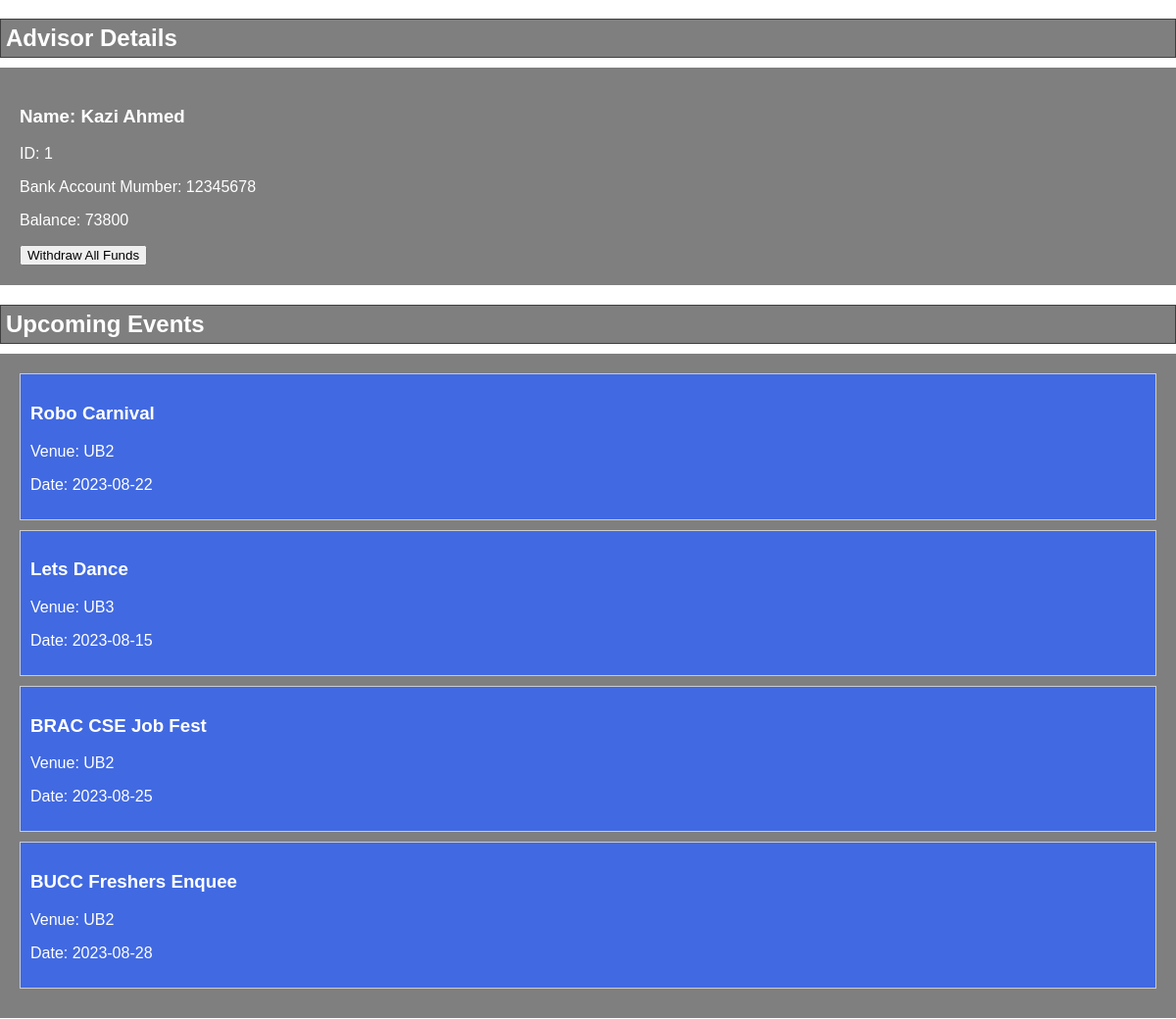
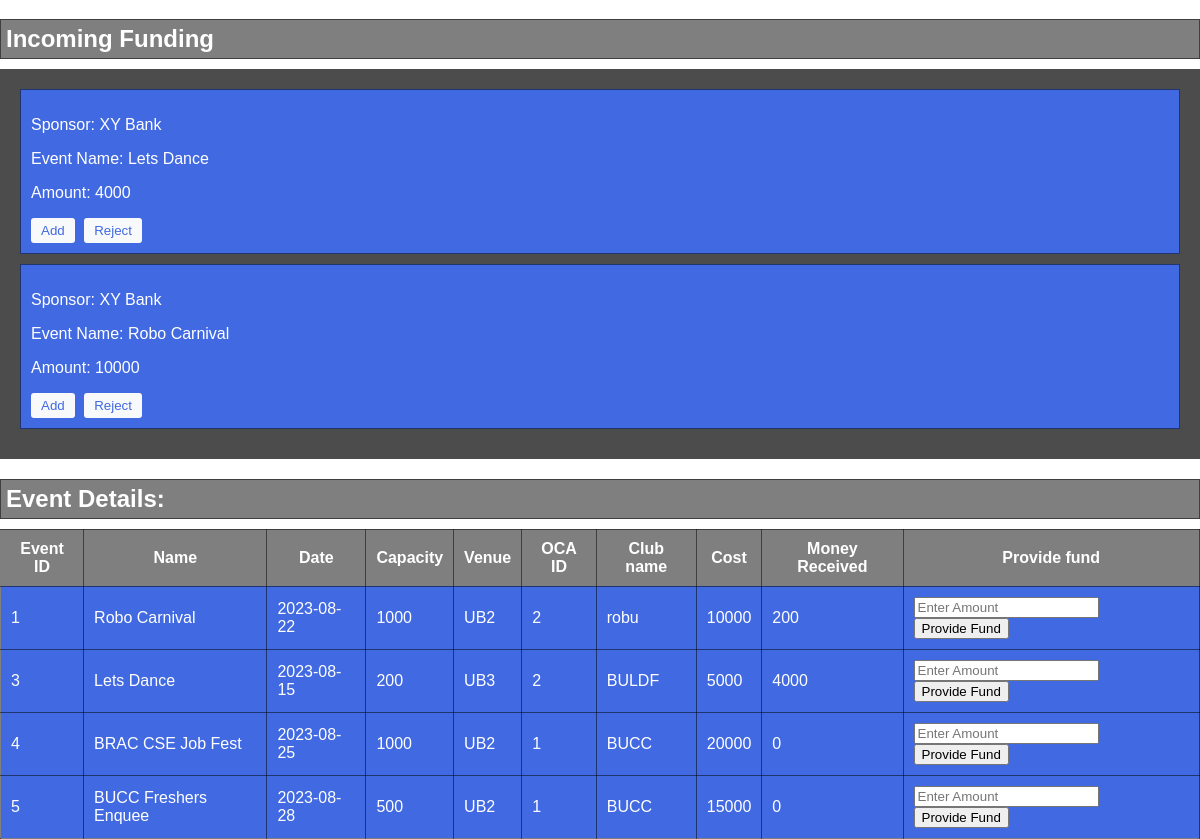
The app's page /advisorview.php (lower part), older data (2 pictures, top to bottom).
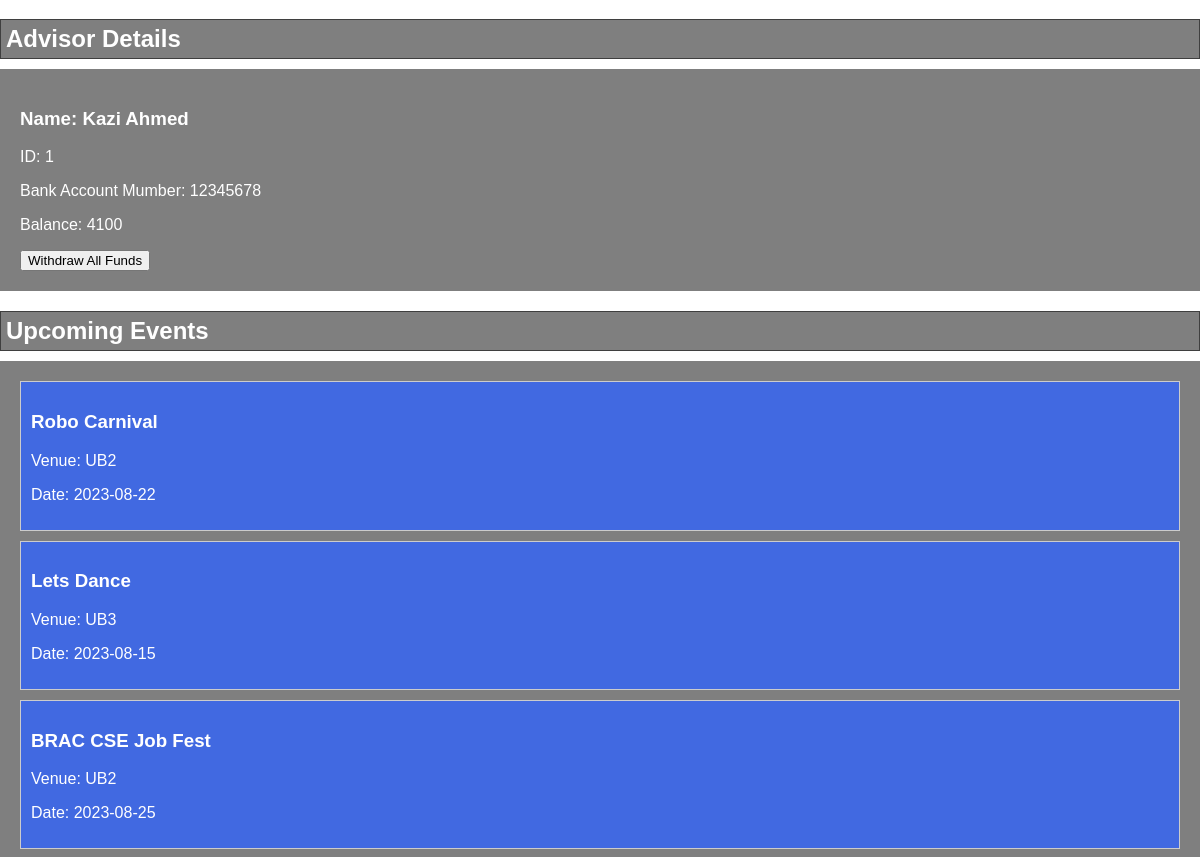
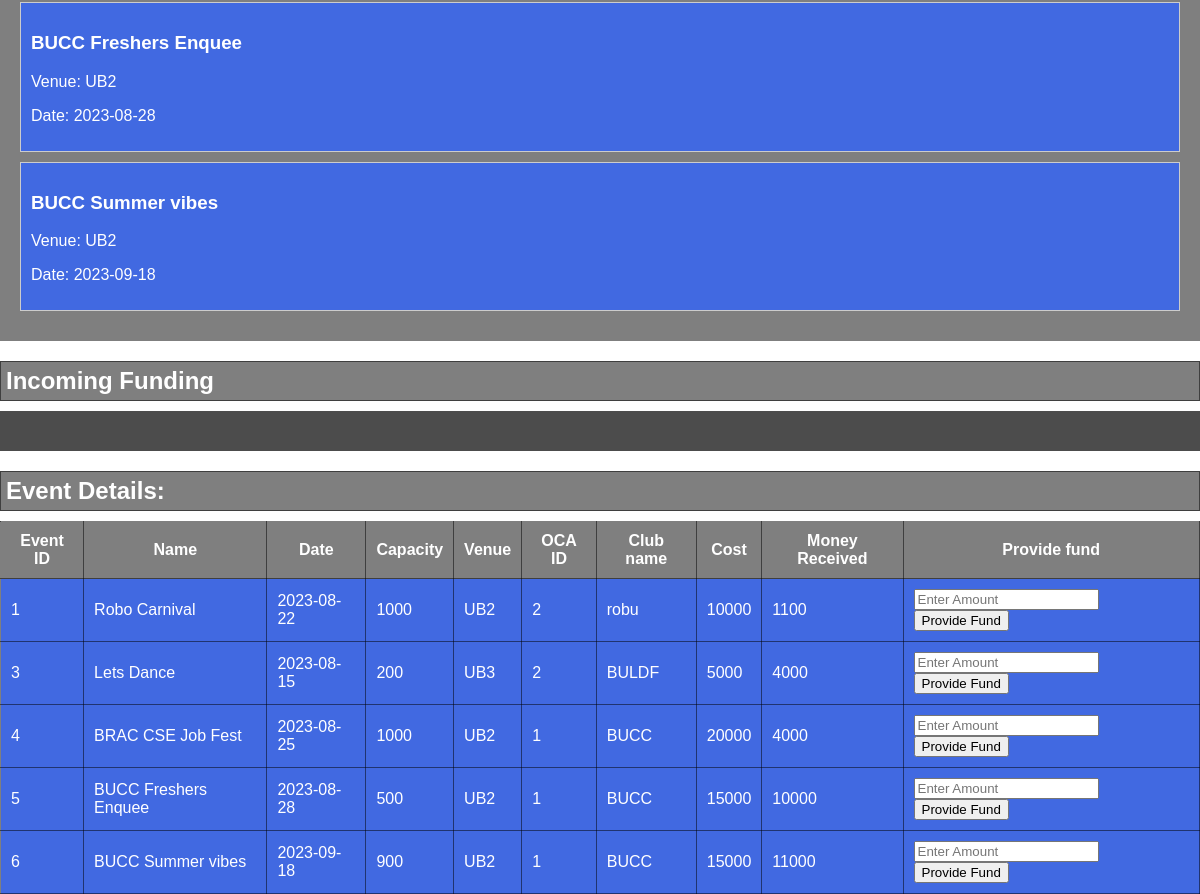
The same page, newer data (2 pictures, top to bottom).
### tables this page shows
CREATE TABLE `advisor` (
  `email` varchar(40) NOT NULL,
  `name` varchar(40) NOT NULL,
  `pin` int(11) NOT NULL,
  `id` int(11) NOT NULL,
  `Bank_account` int(11) NOT NULL,
  `designation` varchar(20) NOT NULL,
  `balance` int(11) NOT NULL
);

CREATE TABLE `event` (
  `event_id` int(100) NOT NULL,
  `name` varchar(100) NOT NULL,
  `cost` int(100) NOT NULL,
  `date` date NOT NULL,
  `capacity` int(100) NOT NULL,
  `vanue` varchar(100) NOT NULL,
  `oca_id` int(100) NOT NULL,
  `club_name` varchar(100) NOT NULL,
  `money_received` int(11) NOT NULL
);

CREATE TABLE `funding_request` (
  `Sponsor_email` varchar(40) NOT NULL,
  `Event` varchar(40) NOT NULL,
  `Amount` int(40) NOT NULL
);

CREATE TABLE `sponsor` (
  `Email` varchar(40) NOT NULL,
  `Pin` int(11) NOT NULL,
  `name` varchar(40) NOT NULL,
  `Designation` varchar(40) NOT NULL,
  `funding` int(11) NOT NULL,
  `advisor_account` int(11) NOT NULL,
  `oca_id` int(11) NOT NULL
);

### advisorview.php (the view, shortened to what this page needs)
<!DOCTYPE html>
<html lang="en">
<head>
    <link rel="stylesheet" type="text/css" href="css/advisorview.css">
</head>
<body background="img/bracubackground.jpg">
    <div class="advisor-details">
        <h2 class = 'section-heading'>Advisor Details</h2>
        <div class="advisor-details-dev">
            <?php
                require_once("dbconnect.php");
                $sql = "SELECT * FROM advisor";
                $result = mysqli_query($conn, $sql);
                if(mysqli_num_rows($result) > 0){
                    while($row = mysqli_fetch_array($result)){
            ?>
            <div class="advisor">
                <h3> Name: <?php echo $row[1]; ?></h3>
                <p> ID: <?php echo $row[3]; ?></p>
                <p> Bank Account Mumber: <?php echo $row[4]; ?></p>
                <p> Balance: <?php echo $row[6]; ?></p>
                <form action="" method="post">
        <button class="withdraw-balance" name="withdraw_balance">Withdraw All Funds</button>
    </form>
            </div>
            <?php
                    }
                }
            ?>
        </div>
    </div>
    <div class="events-section">
        <h2 class = 'section-heading'>Upcoming Events</h2>
        <div class="upcoming-events-dev">
            <?php
                require_once("dbconnect.php");
                $sql = "SELECT * FROM event";
                $result = mysqli_query($conn, $sql);
                if(mysqli_num_rows($result) > 0){
                    while($row = mysqli_fetch_array($result)){
            ?>
            <div class="event">
                <h3><?php echo $row[1]; ?></h3>
                <p> Venue: <?php echo $row[5]; ?></p>
                <p> Date: <?php echo $row[3]; ?></p>
            </div>
            <?php
                    }
                }
            ?>
        </div>
    </div>
    <div class="funding-requests">
    <h2 class="section-heading">Incoming Funding </h2>
    <div class="incoming-requests">
    <?php
            require_once("dbconnect.php");
            $sql = "SELECT f.sponsor_email, f.event, f.amount, s.name FROM funding_request as f
                        INNER JOIN sponsor as s where f.Sponsor_email = s.email ";
            $result = mysqli_query($conn, $sql);
                if(mysqli_num_rows($result) > 0){
                    while($row = mysqli_fetch_array($result)){
            ?>
                <div class="request">
    <p>Sponsor: <?php echo $row[3]; ?></p>
    <p>Event Name: <?php echo $row[1]; ?></p>
    <p>Amount: <?php echo $row[2]; ?></p>
    <form action="" method="post">
        <button class="accept-request" name="accept_request">Add</button>
        <button class="reject-request" name = 'reject_request'>Reject</button>
    </form>
</div>
            <?php
                    }
                }
            ?>
    </div>
</div>
<div class="search-event">
        <h2 class="section-heading">Event Details:</h2>
        <div class="event-table">
        <table>
    <tr>
        <th>Event ID</th>
        <th>Name</th>
        <th>Date</th>
        <th>Capacity</th>
        <th>Venue</th>
        <th>OCA ID</th>
        <th>Club name</th>
        <th>Cost</th>
        <th>Money Received</th>
        <th>Provide fund</th>
    </tr>
    <?php
    require_once("dbconnect.php");
    $sql = "SELECT * FROM event";
    $result = mysqli_query($conn, $sql);
    if(mysqli_num_rows($result) > 0){
        while($row = mysqli_fetch_array($result)){
    ?>
    <tr>
        <td><?php echo $row[0]; ?></td>
        <td><?php echo $row[1]; ?></td>
        <td><?php echo $row[3]; ?></td>
        <td><?php echo $row[4]; ?></td>
        <td><?php echo $row[5]; ?></td>
        <td><?php echo $row[6]; ?></td>
        <td><?php echo $row[7]; ?></td>
        <td><?php echo $row[2]; ?></td>
        <td><?php echo $row[8]; ?></td>
        <td>
            <form action="" method="post">
                <input type="number" name="fundAmount" placeholder="Enter Amount" required>
                <button class="provide-fund" name="provide_fund">Provide Fund</button>
            </form>
        </td>
    </tr>
    <?php
        }
    }
    ?>
</table>
        </div>
    </div>
</body>
</html>

### css/advisorview.css (style rules this page uses)
body { font-family: Arial, sans-serif; margin: 0; padding: 0; background-size: cover; background-position: center; background-repeat: no-repeat; }
.upcoming-events-dev { background-color: rgba(0, 0, 0, 0.5); padding: 20px; color: white; }
.advisor-details-dev { background-color: rgba(0, 0, 0, 0.5); padding: 20px; color: white; }
.event { border: 1px solid #ccc; padding: 10px; margin-bottom: 10px; background-color: #4169E1; }
.section-heading { border: 1px solid rgba(0, 0, 0, 0.5); padding: 5px; background-color: rgba(0, 0, 0, 0.5); color: white; margin-bottom: 10px; }
.incoming-requests { background-color: rgba(0, 0, 0, 0.7); padding: 20px; color: white; }
table { width: 100%; border-collapse: collapse; }
th, td { border: 1px solid rgba(0, 0, 0, 0.5); padding: 10px; background-color: #4169E1; color: white; }
th { background-color: rgba(0, 0, 0, 0.5); color: white; }
.request { border: 1px solid rgba(0, 0, 0, 0.5); padding: 10px; margin-bottom: 10px; background-color: #4169E1; }
.accept-request, .reject-request { background-color: #F8F9FA; color: #4169E1; border: none; padding: 5px 10px; cursor: pointer; border-radius: 3px; margin-right: 5px; }

Row changes from the older to the newer data that the page shows:
removed funding_request: Sponsor_email.name "XY Bank", Event "Lets Dance", Amount "4000"
removed funding_request: Sponsor_email.name "XY Bank", Event "Robo Carnival", Amount "10000"
changed advisor "Kazi Ahmed": balance "73800" → "4100"
changed event "Robo Carnival": money_received "200" → "1100"
changed event "BRAC CSE Job Fest": money_received "0" → "4000"
changed event "BUCC Freshers Enquee": money_received "0" → "10000"
added event: name "BUCC Summer vibes", vanue "UB2", date "2023-09-18", event_id "6", capacity "900", oca "1", club_name "BUCC", cost "15000", money_received "11000"
